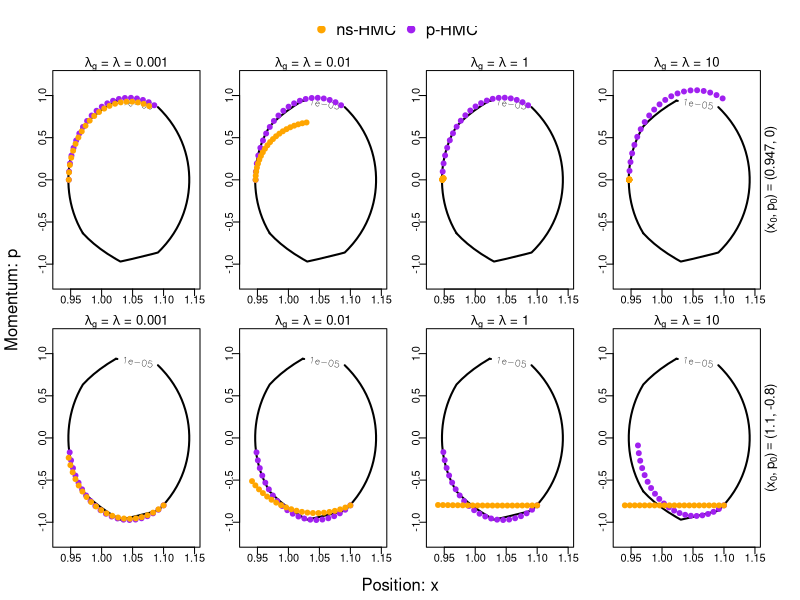
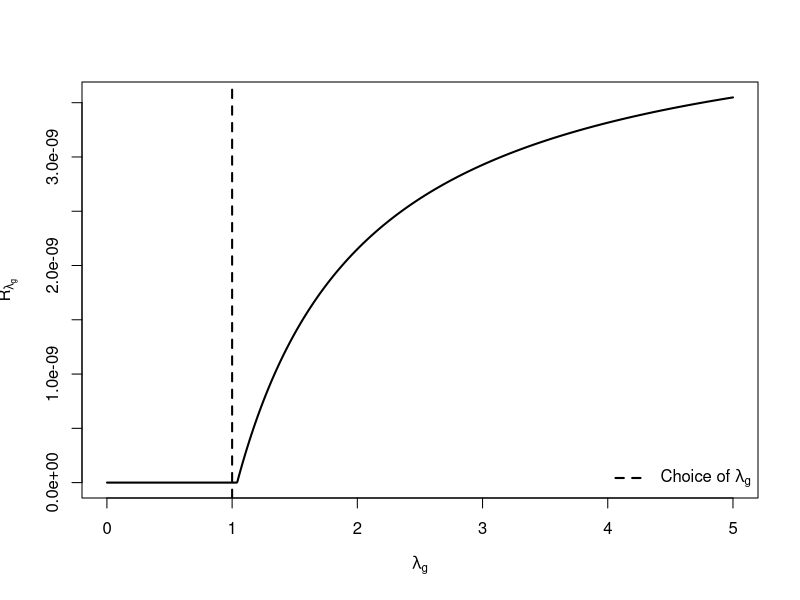

The R script that drew these images, in order:
########################################
# One-dimensional example
########################################
set.seed(1)
n <- 1e2
y <- rnorm(n, mean = 1, sd = .5)
################################

# U(x) = sum(y - x)^2/(2) + |x|
log_target <- function(x)  -sum((y - x)^2)/2 - abs(x)

grad_log_pi_dur <- function(x, lambda)
{
  prox <- sign(x)*pmax(abs(x) - lambda, 0)
  sum(y - x) - (x - prox)/lambda
}

grad_log_pi_px <- function(x, lambda)
{
  foo <- lambda/(1 + n*lambda)
  z <-  (x + lambda*sum(y))/(1 + n*lambda)
  prox <- sign(z)* pmax(abs(z) - foo, 0)
  -(x - prox)/lambda
}
##################################
# Testing

logpi_lam_dur <- function(x, lambda)
{
  prox <- sign(x)*pmax(abs(x) - lambda, 0)
  my <- abs(prox) + (x - prox)^2/(2*lambda)
  
  logpi_lam <- - my -sum((y - x)^2)/2
}

logpi_lam_px <- function(x, lambda)
{
  foo <- lambda/(1 + n*lambda)
  z <-  (x + lambda*n*mean(y))/(1 + n*lambda)
  prox <- sign(z)* pmax(abs(z) - foo, 0)
  
  my <- abs(prox) + (x - prox)^2/(2*lambda) + sum((y - prox)^2)/2
  
  logpi_lam <- - my
}

integrate_f <- function(x){
  sapply(x, function(t) exp(log_target(t)))
}

integrate_dur <- function(x, lambda){
  sapply(x, function(t) exp(logpi_lam_dur(t, lambda = lambda)))
}

integrate_px <- function(x, lambda){
  sapply(x, function(t) exp(logpi_lam_px(t, lambda = lambda)))
}



##################################
# plotting target contour

log_kinetic <- function(p) -p^2/2
log_joint <- function(q, p)
{
  log_target(q) + log_kinetic(p)
}
p_vec <- seq(-3, 3, length = 1e2)
q_vec <- seq(-2, 4, length = 1e2)
z <- matrix(0, nrow = length(q_vec), ncol = length(p_vec))
for(i in 1:length(q_vec))
{
  for(j in 1:length(p_vec))
  {
    z[i,j] <- exp(log_joint(q_vec[i], p_vec[j]))
  }
}

phmc_path <- function(q, p, lambda, eps, L)
{
  store <- matrix(0, nrow = L + 1, ncol = 2)
  q_current <- q
  p_current <- p
  
  store[1, ] <- c(q,p)
  for (j in 2:(L+1))
  {
    # half step
    U_samp <- -grad_log_pi_dur(q_current, lambda)
    p_current <- p_current - eps*U_samp /2  
    q_current <- q_current + eps*p_current   # full step for position
    U_samp <- -grad_log_pi_dur(q_current, lambda)
    
    p_current <- p_current - eps*U_samp/2 # another half step
    
    store[j, ] <- c(q_current, p_current)
    # samp <- q_current
    # p_prop <- p_current
  }
  return(store)
}

ns_path <- function(q, p, lambda, eps, L)
{
  store <- matrix(0, nrow = L + 1, ncol = 2)
  q_current <- q
  p_current <- p
  
  store[1, ] <- c(q,p)
  for (j in 2:(L+1))
  {
    # half step
    U_samp <- -grad_log_pi_px(q_current, lambda)
    p_current <- p_current - eps*U_samp /2  
    q_current <- q_current + eps*p_current   # full step for position
    U_samp <- -grad_log_pi_px(q_current, lambda)
    
    p_current <- p_current - eps*U_samp/2 # another half step
    
    store[j, ] <- c(q_current, p_current)
    # samp <- q_current
    # p_prop <- p_current
  }
  return(store)
}

draw_contour <- function(q, p, lambda, eps = .02, L = 10)
{
  path_dur <- phmc_path(q, p, lambda = lambda, eps = eps, L = L)
  path_px <- ns_path(q, p, lambda = lambda, eps = eps, L = L)
  main_expr <- bquote(paste(lambda[g], " = ", lambda, " = ",
                            .(format(lambda, digits = 3))))
  contour(q_vec, p_vec, z, nlevels = 2, 
          xlim = c(.93, 1.15), ylim = c(-1.2, 1.2),
          main = main_expr, lwd = 2)
  points(path_dur, col = "purple", pch = 19)
  points(path_px, col = "orange", pch = 19)
}


eps <- .01
L <- 20
pdf("toy_contours.pdf", height = 5, width = 10)

# Layout: 8 plots + 1 row for top legend
layout(matrix(c(rep(9, 4), 1:8), nrow = 3, byrow = TRUE),
       heights = c(.12, 1, 1))  # first row for legend

# Tighter margins and minimal label-to-axis spacing
par(mar = c(2, 2, 1, 1), oma = c(2, 2, 2, 2), mgp = c(3, 0.3, 0))

q <- .947
p <- 0
exp(log_joint(q, p))
draw_contour(q, p, lambda = .001, eps = eps, L = L)
draw_contour(q, p, lambda = .01, eps = eps, L = L)
draw_contour(q, p, lambda = 1, eps = eps, L = L)
draw_contour(q, p, lambda = 10, eps = eps, L = L)
mtext(bquote("(" * x[0] * "," ~ p[0] * ")" == "(" * .(q) * "," ~ .(p) * ")"),
      side = 4, line = 0.5, outer = FALSE, cex = 0.8)

q <- 1.1
p <- -.8
exp(log_joint(q, p))

draw_contour(q, p, lambda = .001, eps = eps, L = L)
draw_contour(q, p, lambda = .01, eps = eps, L = L)
draw_contour(q, p, lambda = 1, eps = eps, L = L)
draw_contour(q, p, lambda = 10, eps = eps, L = L)
mtext(bquote("(" * x[0] * "," ~ p[0] * ")" == "(" * .(q) * "," ~ .(p) * ")"),
      side = 4, line = 0.5, outer = FALSE, cex = 0.8)

par(mar = c(0, 0, 0, 0))
plot.new()
legend("top", legend = c("ns-HMC", "p-HMC"),
       col = c("orange", "purple"), pch = 19, 
       horiz = TRUE, bty = "n", 
       inset = c(0, -.55),
       cex = 1.5)

# Add shared axis labels using outer margin text
mtext("Position: x", side = 1, line = .5, outer = TRUE, cex = 1)
mtext("Momentum: p", side = 2, line = .5, outer = TRUE, cex = 1)

dev.off()



############################
# Choosing lambda
q <- 1.04  # MAP
p <- -.5
eps <- 1e-7
lambda.seq <- seq(1e-3, 5, length = 1e3)

phmc_ham <- numeric(length = length(lambda.seq))
ns_ham <- numeric(length = length(lambda.seq))

ham <- function(q, p) - log_target(q) + p^2/2

for(i in 1:length(lambda.seq))
{
  phmc_state <- phmc_path(q, p, lambda.seq[i], eps, 1)[2, ]
  ns_state <- ns_path(q, p, lambda.seq[i], eps, 1)[2, ]

  phmc_ham[i] <- abs(ham(q,p) - ham(phmc_state[1], phmc_state[2]))/abs(ham(q,p) )
  ns_ham[i] <- abs(ham(q,p) - ham(ns_state[1], ns_state[2]))/abs(ham(q,p) )
}

pdf("lambda_toy.pdf", height = 3.5, width = 4.2)
plot(lambda.seq, phmc_ham, type = 'l', lwd = 2, 
  ylim = range(c(phmc_ham, 0)), xlab = expression(lambda[g]), ylab = expression(R[lambda[g]]))
abline(v = 1, lty = 2, lwd = 2)
legend("bottomright", legend = expression("Choice of " * lambda[g]),
       col = "black", lty = 2, lwd = 2, bty = "n")
dev.off()


# No need to run the chains
# ###########################
# # HMC with Durmus split
# durhmc <- function(lambda, iter, eps_hmc, L, start)
# {
#   samp.hmc <- numeric(length = iter)
#   
#   # starting value computations
#   samp <- start
#   samp.hmc[1] <- samp
#   
#   # For HMC
#   mom_mat <- rnorm(iter)
#   accept <- 0
#   
#   for (i in 2:iter) 
#   {
#     p_prop <- mom_mat[i]
#     U_samp <- -grad_log_pi_dur(samp, lambda)
#     p_current <- p_prop - eps_hmc*U_samp /2  # half step for momentum
#     q_current <- samp
#     for (j in 1:L)
#     {
#       samp <- samp + eps_hmc*p_current   # full step for position
#       U_samp <- -grad_log_pi_dur(samp, lambda)
#       if(j!=L) p_current <- p_current - eps_hmc*U_samp  # full step for momentum
#     }
#     p_current <- p_current - eps_hmc*U_samp/2
#     p_current <- - p_current  # negation to make proposal symmetric
#     
#     U_curr <- -log_target(q_current)
#     U_prop <- -log_target(samp)
#     K_curr <-  sum((p_prop^2)/2)
#     K_prop <-  sum((p_current^2)/2)
#     
#     log_acc_prob = U_curr - U_prop + K_curr - K_prop
#     
#     if(log(runif(1)) <= log_acc_prob )
#     {
#       samp.hmc[i] <- samp
#       accept <- accept + 1
#     }
#     else
#     {
#       samp.hmc[i] <- q_current
#       samp <- q_current
#     }
#     if(i %% (iter/10) == 0){
#       j <- accept/i
#       print(cat(i, j))}
#   } 
#   print(acc_rate <- accept/iter)
#   object <- list(samp.hmc, acc_rate)
#   return(object)
# }
# 
# 
# ###########################
# # HMC on whole proximal
# pxhmc <- function(lambda, iter, eps_hmc, L, start)
# {
#   samp.hmc <- numeric(length = iter)
#   
#   # starting value computations
#   samp <- start
#   samp.hmc[1] <- samp
#   
#   # For HMC
#   mom_mat <- rnorm(iter)
#   accept <- 0
#   
#   for (i in 2:iter) 
#   {
#     p_prop <- mom_mat[i]
#     U_samp <- -grad_log_pi_px(samp, lambda)
#     p_current <- p_prop - eps_hmc*U_samp /2  # half step for momentum
#     q_current <- samp
#     for (j in 1:L)
#     {
#       samp <- samp + eps_hmc*p_current   # full step for position
#       U_samp <- -grad_log_pi_px(samp, lambda)
#       if(j!=L) p_current <- p_current - eps_hmc*U_samp  # full step for momentum
#     }
#     p_current <- p_current - eps_hmc*U_samp/2
#     p_current <- - p_current  # negation to make proposal symmetric
#     
#     U_curr <- -log_target(q_current)
#     U_prop <- -log_target(samp)
#     K_curr <-  sum((p_prop^2)/2)
#     K_prop <-  sum((p_current^2)/2)
#     
#     log_acc_prob = U_curr - U_prop + K_curr - K_prop
#     
#     if(log(runif(1)) <= log_acc_prob )
#     {
#       samp.hmc[i] <- samp
#       accept <- accept + 1
#     }
#     else
#     {
#       samp.hmc[i] <- q_current
#       samp <- q_current
#     }
#     if(i %% (iter/10) == 0){
#       j <- accept/i
#       print(cat(i, j))}
#   } 
#   print(acc_rate <- accept/iter)
#   object <- list(samp.hmc, acc_rate)
#   return(object)
# }
# 
# 
# chain_dur <- durhmc(lambda = .01, iter = 1e4, eps_hmc = .1, L = 10, start = 2)
# chain_px <- pxhmc(lambda = .01, iter = 1e4, eps_hmc = .1, L = 10, start = 2)
# 
# plot(density(chain_dur[[1]]))
# plot(density(chain_px[[1]]))
# acf(chain_dur[[1]])
# acf(chain_px[[1]])
